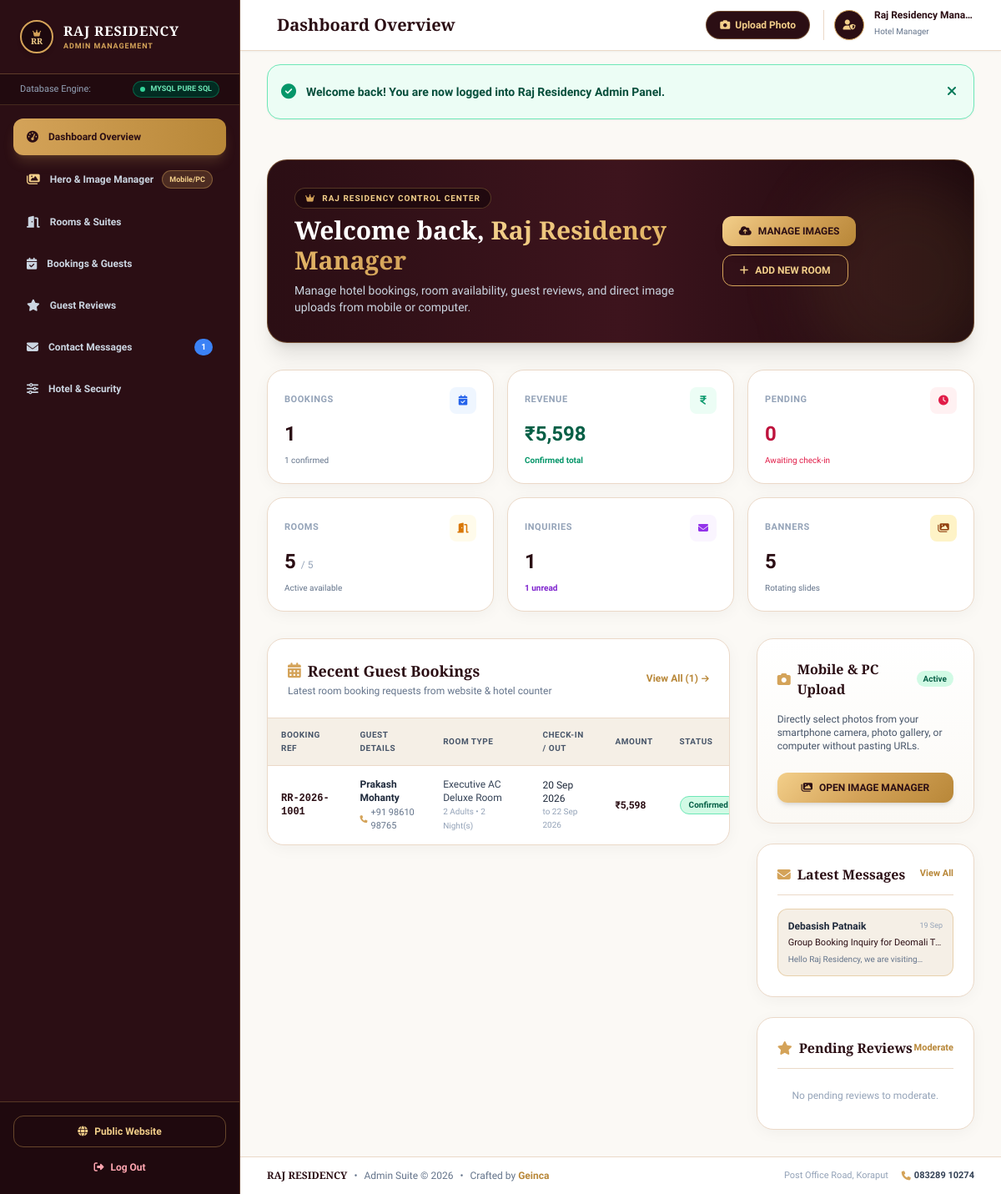
The page /admin/index.php (signed in) on the database its author committed.
### tables this page shows
CREATE TABLE `messages` (
  `id` INT AUTO_INCREMENT PRIMARY KEY,
  `name` VARCHAR(255) NOT NULL,
  `email` VARCHAR(255) NOT NULL,
  `phone` VARCHAR(50) NOT NULL,
  `subject` VARCHAR(255) NOT NULL,
  `message` TEXT NOT NULL,
  `is_read` TINYINT(1) DEFAULT 0,
  `created_at` TIMESTAMP DEFAULT CURRENT_TIMESTAMP
);

CREATE TABLE `bookings` (
  `id` INT AUTO_INCREMENT PRIMARY KEY,
  `booking_number` VARCHAR(50) UNIQUE NOT NULL,
  `room_id` INT NOT NULL,
  `room_name` VARCHAR(255) NOT NULL,
  `guest_name` VARCHAR(255) NOT NULL,
  `guest_email` VARCHAR(255) NOT NULL,
  `guest_phone` VARCHAR(50) NOT NULL,
  `id_proof_type` VARCHAR(50) DEFAULT 'Aadhaar Card',
  `id_proof_number` VARCHAR(100) NULL,
  `check_in` DATE NOT NULL,
  `check_out` DATE NOT NULL,
  `total_nights` INT NOT NULL DEFAULT 1,
  `adults` INT NOT NULL DEFAULT 1,
  `children` INT NOT NULL DEFAULT 0,
  `price_per_night` DECIMAL(10,2) NOT NULL,
  `total_amount` DECIMAL(10,2) NOT NULL,
  `payment_method` VARCHAR(50) DEFAULT 'Pay at Hotel',
  `payment_status` VARCHAR(50) DEFAULT 'Pending',
  `booking_status` VARCHAR(50) DEFAULT 'Confirmed',
  `special_requests` TEXT NULL,
  `created_at` TIMESTAMP DEFAULT CURRENT_TIMESTAMP
);

### admin/index.php (the view, shortened to what the rows shown need)
<?php
$pageTitle = "Dashboard Overview";
require_once __DIR__ . '/includes/admin_header.php';
$bookingStats = get_booking_stats();
$allBookings = get_all_bookings();
$recentBookings = array_slice($allBookings, 0, 6);
$allMessages = get_all_messages();
$recentMessages = array_slice($allMessages, 0, 5);
?>
<div class="space-y-8">
    <div class="p-5 sm:p-8 rounded-3xl bg-gradient-to-r from-[#2b0e14] via-[#3d141d] to-[#1c080d] text-white border border-[#d4a359]/40 shadow-xl relative overflow-hidden">
        <div class="relative z-10 flex flex-col md:flex-row md:items-center justify-between gap-5">
            <div class="space-y-2">
                <h2 class="font-serif text-xl sm:text-2xl md:text-3xl font-bold">
                    Welcome back, <span class="text-transparent bg-clip-text bg-gradient-to-r from-[#f3cf8a] via-[#e5b869] to-[#d4a359]"><?php echo htmlspecialchars($adminUser['full_name'] ?? 'Hotel Manager'); ?></span>
                </h2>
            </div>
        </div>
    </div>
    <div class="grid grid-cols-2 sm:grid-cols-3 xl:grid-cols-6 gap-2.5 sm:gap-4">
        <div class="royal-card p-3.5 sm:p-5 space-y-1.5 sm:space-y-2">
            <div class="flex items-center justify-between text-slate-400">
                <span class="text-[10px] sm:text-[11px] font-bold uppercase tracking-wider truncate">Revenue</span>
                <div class="w-7 h-7 sm:w-8 sm:h-8 rounded-lg bg-emerald-50 text-emerald-600 flex items-center justify-center text-xs font-bold shrink-0">
                </div>
            </div>
            <div class="text-lg sm:text-2xl font-black text-emerald-800 truncate">₹<?php echo number_format($bookingStats['revenue'], 0); ?></div>
            <div class="text-[10px] text-emerald-600 font-semibold truncate">Confirmed total</div>
        </div>
        <div class="royal-card p-3.5 sm:p-5 space-y-1.5 sm:space-y-2">
            <div class="flex items-center justify-between text-slate-400">
                <span class="text-[10px] sm:text-[11px] font-bold uppercase tracking-wider truncate">Pending</span>
                <div class="w-7 h-7 sm:w-8 sm:h-8 rounded-lg bg-rose-50 text-rose-600 flex items-center justify-center text-xs font-bold shrink-0">
                </div>
            </div>
            <div class="text-xl sm:text-2xl font-black text-rose-700"><?php echo $bookingStats['pending']; ?></div>
            <div class="text-[10px] text-rose-600 font-medium truncate">Awaiting check-in</div>
        </div>
        <div class="royal-card p-3.5 sm:p-5 space-y-1.5 sm:space-y-2">
            <div class="flex items-center justify-between text-slate-400">
                <span class="text-[10px] sm:text-[11px] font-bold uppercase tracking-wider truncate">Inquiries</span>
                <div class="w-7 h-7 sm:w-8 sm:h-8 rounded-lg bg-purple-50 text-purple-600 flex items-center justify-center text-xs font-bold shrink-0">
                </div>
            </div>
            <div class="text-xl sm:text-2xl font-black text-[#2b0e14]"><?php echo count($allMessages); ?></div>
            <div class="text-[10px] text-purple-700 font-semibold truncate"><?php echo $unreadMessagesCount; ?> unread</div>
        </div>
    </div>
    <div class="grid grid-cols-1 lg:grid-cols-12 gap-6 sm:gap-8">
        <div class="lg:col-span-8 space-y-6">
            <div class="royal-card overflow-hidden">
                <div class="hidden md:block overflow-x-auto custom-scrollbar">
                    <table class="w-full min-w-[650px] text-left border-collapse text-xs">
                        <thead>
                            <tr class="bg-[#f5efe6] text-slate-600 font-bold uppercase text-[10px] tracking-wider border-b border-[#ebd9c8]">
                                <th class="py-3 px-4">Booking Ref</th>
                                <th class="py-3 px-4">Guest Details</th>
                                <th class="py-3 px-4">Room Type</th>
                                <th class="py-3 px-4">Check-In / Out</th>
                                <th class="py-3 px-4">Amount</th>
                                <th class="py-3 px-4">Status</th>
                            </tr>
                        </thead>
                        <tbody class="divide-y divide-[#f5efe6]">
                            <?php if (empty($recentBookings)): ?>
                                <tr>
                                    <td colspan="7" class="py-8 text-center text-slate-400">
                                        <i class="fa-solid fa-calendar-xmark text-2xl mb-2 block"></i>
                                        No bookings received yet.
                                    </td>
                                </tr>
                            <?php else: ?>
                                <?php foreach ($recentBookings as $b): ?>
                                    <tr class="hover:bg-[#fbf9f5] transition">
                                        <td class="py-3.5 px-4 font-mono font-bold text-[#2b0e14]">
                                            <?php echo htmlspecialchars($b['booking_number']); ?>
                                        </td>
                                        <td class="py-3.5 px-4">
                                            <div class="font-bold text-slate-800"><?php echo htmlspecialchars($b['guest_name']); ?></div>
                                            <div class="text-[11px] text-slate-500 flex items-center space-x-1 mt-0.5">
                                                <i class="fa-solid fa-phone text-[9px] text-[#d4a359]"></i>
                                                <span><?php echo htmlspecialchars($b['guest_phone']); ?></span>
                                            </div>
                                        </td>
                                        <td class="py-3.5 px-4">
                                            <span class="font-medium text-slate-700 block"><?php echo htmlspecialchars($b['room_name']); ?></span>
                                            <span class="text-[10px] text-slate-400"><?php echo (int)$b['adults']; ?> Adults &bull; <?php echo (int)$b['total_nights']; ?> Night(s)</span>
                                        </td>
                                        <td class="py-3.5 px-4">
                                            <div class="font-medium text-slate-800"><?php echo date('d M Y', strtotime($b['check_in'])); ?></div>
                                            <div class="text-[10px] text-slate-400">to <?php echo date('d M Y', strtotime($b['check_out'])); ?></div>
                                        </td>
                                        <td class="py-3.5 px-4 font-bold text-[#2b0e14]">
                                            ₹<?php echo number_format($b['total_amount'], 0); ?>
                                        </td>
                                        <td class="py-3.5 px-4">
                                            <?php
                                             $status = $b['booking_status'] ?? 'Confirmed';
                                             $stClass = 'bg-emerald-100 text-emerald-800 border-emerald-300';
                                            ?>
                                            <span class="inline-block px-2.5 py-0.5 rounded-full text-[10px] font-bold border <?php echo $stClass; ?>">
                                                <?php echo htmlspecialchars($status); ?>
                                            </span>
                                        </td>
                                    </tr>
                                <?php endforeach; ?>
                            <?php endif; ?>
                        </tbody>
                    </table>
                </div>
            </div>
        </div>
        <div class="lg:col-span-4 space-y-6">
            <div class="royal-card p-5 sm:p-6 space-y-4">
                <div class="space-y-3">
                    <?php if (empty($recentMessages)): ?>
                        <p class="text-xs text-slate-400 py-3 text-center">No contact inquiries yet.</p>
                    <?php else: ?>
                        <?php foreach ($recentMessages as $m): ?>
                            <div class="p-3 rounded-xl <?php echo empty($m['is_read']) ? 'bg-[#f5efe6] border border-[#d4a359]/40' : 'bg-[#fbf9f5] border border-slate-100'; ?> space-y-1">
                                <div class="flex items-center justify-between">
                                    <span class="font-bold text-xs text-slate-800"><?php echo htmlspecialchars($m['name']); ?></span>
                                    <span class="text-[9px] text-slate-400"><?php echo date('d M', strtotime($m['created_at'])); ?></span>
                                </div>
                                <p class="text-[11px] font-medium text-[#2b0e14] truncate"><?php echo htmlspecialchars($m['subject']); ?></p>
                                <p class="text-[10px] text-slate-500 line-clamp-1 font-light"><?php echo htmlspecialchars($m['message']); ?></p>
                            </div>
                        <?php endforeach; ?>
                    <?php endif; ?>
                </div>
            </div>
        </div>
    </div>
</div>
<?php require_once __DIR__ . '/includes/admin_footer.php'; ?>

### admin/includes/admin_header.php (shortened to what the rows shown need)
<?php
require_once __DIR__ . '/../../includes/functions.php';
$adminUser = get_admin_user();
$currentPage = basename($_SERVER['PHP_SELF'], ".php");
$allBookings = get_all_bookings();
$allMessages = get_all_messages();
$unreadMessagesCount = count(array_filter($allMessages, function($m) {
    return empty($m['is_read']);
}));
?>
<!DOCTYPE html>
<html lang="en">
<head>
    <script src="https://cdn.tailwindcss.com"></script>
    <link rel="stylesheet" href="https://cdnjs.cloudflare.com/ajax/libs/font-awesome/6.5.1/css/all.min.css">
</head>
<body class="bg-[#fbf9f5] text-slate-800 antialiased min-h-screen flex flex-col overflow-x-hidden">
    <div class="flex-grow flex flex-col lg:flex-row min-h-screen">
        <aside id="admin-sidebar" class="fixed inset-y-0 left-0 z-50 w-72 max-w-[85vw] h-full bg-[#2b0e14] text-white flex flex-col border-r border-[#d4a359]/30 transform -translate-x-full lg:translate-x-0 lg:sticky lg:top-0 lg:h-screen lg:shrink-0 transition-transform duration-300 ease-in-out shadow-2xl lg:shadow-none">
            <nav class="p-4 space-y-1.5 flex-grow overflow-y-auto custom-scrollbar">
                <a href="messages.php" class="flex items-center justify-between px-4 py-3 rounded-xl text-xs font-bold transition <?php echo ($currentPage === 'messages') ? 'bg-gradient-to-r from-[#d4a359] to-[#b88738] text-[#2b0e14] shadow-lg shadow-[#d4a359]/20' : 'text-slate-300 hover:bg-[#3d141d] hover:text-white'; ?>">
                    <div class="flex items-center space-x-3">
                        <i class="fa-solid fa-envelope text-sm"></i>
                        <span>Contact Messages</span>
                    </div>
                    <?php if ($unreadMessagesCount > 0): ?>
                        <span class="text-[10px] bg-blue-500 text-white font-black px-2 py-0.5 rounded-full"><?php echo $unreadMessagesCount; ?></span>
                    <?php endif; ?>
                </a>
            </nav>
        </aside>
        <div class="flex-1 flex flex-col min-w-0 w-full">
            <header class="bg-white border-b border-[#ebd9c8] sticky top-0 z-30 shadow-sm">
                <div class="px-3 sm:px-6 lg:px-8 py-3 flex items-center justify-between gap-2">
                    <div class="flex items-center space-x-2 sm:space-x-3 min-w-0">
                        <h1 class="font-serif text-base sm:text-lg lg:text-xl font-bold text-[#2b0e14] truncate">
                            <?php echo isset($pageTitle) ? htmlspecialchars($pageTitle) : 'Admin Dashboard'; ?>
                        </h1>
                    </div>
                    <div class="flex items-center space-x-2 sm:space-x-4 shrink-0">
                        <div class="flex items-center space-x-2 sm:space-x-3 pl-2 sm:pl-3 border-l border-[#ebd9c8]">
                            <div class="hidden md:block text-left">
                                <span class="text-xs font-bold text-[#2b0e14] block leading-none truncate max-w-[120px]"><?php echo htmlspecialchars($adminUser['full_name'] ?? 'Raj Admin'); ?></span>
                                <span class="text-[10px] text-slate-500 font-medium">Hotel Manager</span>
                            </div>
                        </div>
                    </div>
                </div>
            </header>
            <main class="flex-grow p-4 sm:p-6 lg:p-8">

### rows shown on the page
messages: is_read "1", name "Debasish Patnaik", created_at "19 Sep", subject "Group Booking Inquiry for Deomali T…", message "Hello Raj Residency, we are…"
bookings: total_amount "5,598", children "0", booking_number "RR-2026-1001", guest_name "Prakash Mohanty", guest_phone "+91 98610 98765", room_name "Executive AC Deluxe Room", adults "2", total_nights "2", check_in "20 Sep 2026", check_out "22 Sep 2026", booking_status "Confirmed"

### other values the page prints
$settings['hotel_name'] "RAJ RESIDENCY"
$pageTitle "Dashboard Overview"
$adminUser['full_name'] "Raj Residency Mana…"
$flashSuccess "Welcome back! You are now logged into Raj Residency Admin Panel."
$bookingStats['total'] "1"
$bookingStats['confirmed'] "1"
$availableRooms "5"
$totalRooms "5"
count($allMessages) "1"
count($heroBanners) "5"
count($allBookings) "1"
$settings['hotel_phone'] "083289 10274"
